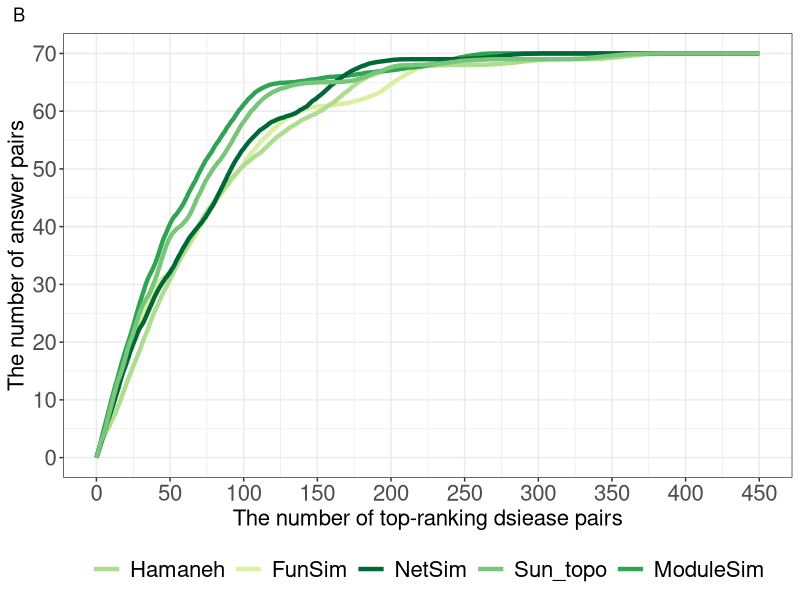

Write R code to recreate this figure.
# ---plot---
library(ggplot2)
library(reshape2)
pairrank <- read.table("data/answerpairs_sh.txt", 
                       header = TRUE, stringsAsFactors = F, sep = '\t')
mpairrank<-melt(pairrank,id=c("rank"))

cbPalette <- c('#addd8e','#d9f0a3', '#006837', '#78c679', '#31a354')
p<-ggplot(data=mpairrank, aes(x=rank, y=value, 
                               group=variable, 
                               colour=variable)) +
  geom_line(size=1.5) + theme_bw() + 
  theme(legend.position="bottom",
        legend.text = element_text(size = 16),
        legend.title = element_blank(),
        legend.key.size = unit(0.8, "cm"), 
        axis.text=element_text(size=16), 
        axis.title=element_text(size=16), 
        plot.title = element_text(hjust = -0.07)) + 
  scale_colour_manual(values = cbPalette, 
                      # name  ="method",
                      breaks=c("Hamaneh", "FunSim", "NetSim", 
                               "Sun_topo", "ModuleSim"),
                      labels=c("Hamaneh", "FunSim", "NetSim", 
                               "Sun_topo", "ModuleSim")) +  
  scale_x_continuous(limits=c(0, 450), breaks = seq(0, 450, 50)) + 
  scale_y_continuous(limits=c(0, 70), breaks = seq(0, 70, 10)) +
  labs(title='B', x='The number of top-ranking dsiease pairs', 
       y='The number of answer pairs')
# ----------